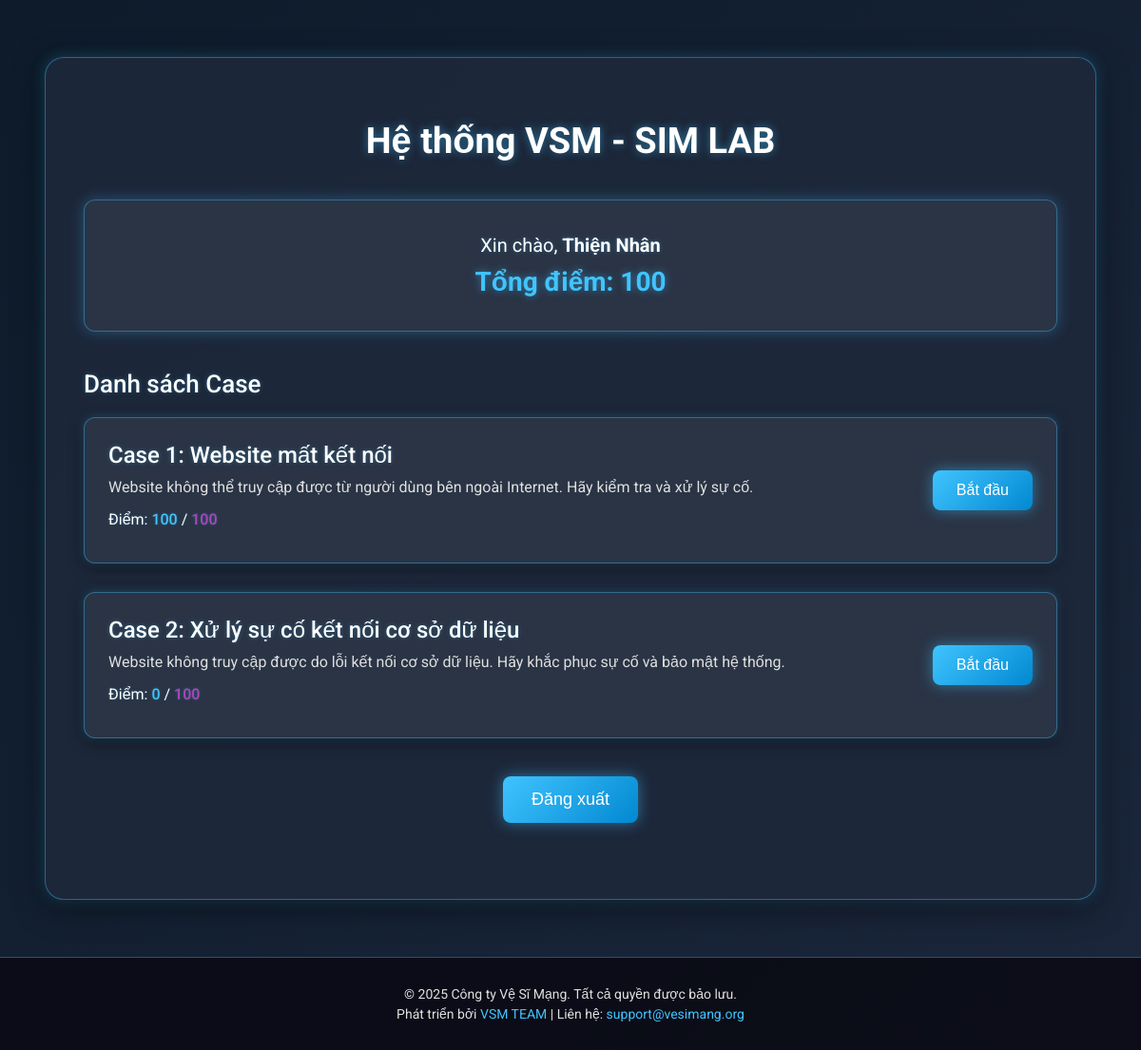
The app's page /dashboard.php (signed in) with its own data.
### tables this page shows
CREATE TABLE `cases` (
  `id` int(11) NOT NULL,
  `case_name` varchar(100) NOT NULL,
  `case_description` text DEFAULT NULL,
  `case_url` varchar(255) NOT NULL,
  `max_score` int(11) NOT NULL
);

### dashboard.php (the view, shortened to what this page needs)
<?php
require_once 'db_connect.php';
$user_id = $_SESSION['user_id'];
$stmt = $pdo->query("SELECT * FROM cases");
$cases = $stmt->fetchAll(PDO::FETCH_ASSOC);
$user_scores = [];
$stmt = $pdo->prepare("SELECT case_id, score FROM user_case_scores WHERE user_id = ?");
$stmt->execute([$user_id]);
while ($row = $stmt->fetch(PDO::FETCH_ASSOC)) {
    $user_scores[$row['case_id']] = $row['score'];
}
?>
<!DOCTYPE html>
<html lang="vi">
<head>
    <link rel="stylesheet" href="/css/dashboard.css">
</head>
<body>
    <div class="dashboard-container">
        <h1>Hệ thống VSM - SIM LAB</h1>
        <div class="user-info">
            <p>Xin chào, <strong><?php echo htmlspecialchars($_SESSION['full_name']); ?></strong></p>
            <p class="score">Tổng điểm: <span id="scoreDisplay"><?php echo $_SESSION['score']; ?></span></p>
        </div>
        <h2>Danh sách Case</h2>
        <div class="case-list">
            <?php foreach ($cases as $case): ?>
                <div class="case-item">
                    <div>
                        <h3><?php echo htmlspecialchars($case['case_name']); ?></h3>
                        <p><?php echo htmlspecialchars($case['case_description']); ?></p>
                        <p class="case-score">
                            Điểm:
                            <span class="achieved-score"><?php echo isset($user_scores[$case['id']]) ? $user_scores[$case['id']] : 0; ?></span>
                            /
                            <span class="max-score"><?php echo $case['max_score']; ?></span>
                        </p>
                    </div>
                    <button onclick="window.location.href='<?php echo $case['case_url']; ?>'">Bắt đầu</button>
                </div>
            <?php endforeach; ?>
        </div>
        <button class="logout-btn" onclick="window.location.href='logout.php'">Đăng xuất</button>
    </div>
    <footer class="footer">
        <p>&copy; 2025 Công ty Vệ Sĩ Mạng. Tất cả quyền được bảo lưu.</p>
        <p>Phát triển bởi <a href="https://vesimang.org" target="_blank">VSM TEAM</a> | Liên hệ: <a href="mailto:support@vesimang.org">support@vesimang.org</a></p>
    </footer>
</body>
</html>

### css/dashboard.css (style rules this page uses)
body { margin: 0; padding: 0; min-height: 100vh; background: linear-gradient(135deg, #0d1b2a, #1b263b); font-family: 'Roboto', sans-serif; display: flex; flex-direction: column; position: relative; overflow-x: hidden; }
.dashboard-container { max-width: 1024px; width: 90%; margin: 60px auto; padding: 40px; background: rgba(30, 41, 59, 0.9); border-radius: 20px; box-shadow: 0 8px 32px rgba(0, 0, 0, 0.5), 0 0 15px rgba(64, 196, 255, 0.3); border: 1px solid rgba(64, 196, 255, 0.4); position: relative; z-index: 1; }
.dashboard-container h1 { text-align: center; color: #ffffff; font-size: 38px; font-weight: 700; margin-bottom: 40px; text-shadow: 0 0 10px rgba(64, 196, 255, 0.5); }
.user-info { margin-bottom: 40px; padding: 25px; background: rgba(45, 55, 72, 0.9); border-radius: 12px; text-align: center; border: 1px solid rgba(64, 196, 255, 0.4); box-shadow: 0 0 15px rgba(64, 196, 255, 0.3); }
.user-info p { margin: 10px 0; font-size: 20px; color: #ffffff; font-weight: 400; text-shadow: 0 0 5px rgba(64, 196, 255, 0.3); }
.user-info .score { font-size: 28px; font-weight: 700; color: #40c4ff; text-shadow: 0 0 8px rgba(64, 196, 255, 0.5); }
h2 { color: #ffffff; font-size: 26px; font-weight: 500; margin-bottom: 20px; text-shadow: 0 0 5px rgba(64, 196, 255, 0.3); }
.case-list { display: flex; flex-direction: column; gap: 30px; }
.case-item { padding: 25px; background: rgba(45, 55, 72, 0.9); border-radius: 12px; display: flex; justify-content: space-between; align-items: center; border: 1px solid rgba(64, 196, 255, 0.4); box-shadow: 0 4px 15px rgba(0, 0, 0, 0.5), 0 0 10px rgba(64, 196, 255, 0.3); transition: transform 0.3s ease, box-shadow 0.3s ease; gap: 30px; }
.case-item div { flex: 1; }
.case-item h3 { margin: 0; font-size: 24px; color: #ffffff; font-weight: 500; text-shadow: 0 0 5px rgba(64, 196, 255, 0.3); }
.case-item p { margin: 8px 0; color: #e0e0e0; font-size: 16px; font-weight: 400; line-height: 1.5; }
.case-item .case-score { margin-top: 10px; font-size: 16px; color: #ffffff; text-shadow: 0 0 3px rgba(64, 196, 255, 0.3); }
.case-item .achieved-score { color: #40c4ff; font-weight: 500; }
.case-item .max-score { color: #ab47bc; font-weight: 500; }
.case-item button { padding: 12px 25px; background: linear-gradient(135deg, #40c4ff, #0288d1); color: #ffffff; border: none; border-radius: 8px; cursor: pointer; font-size: 16px; font-weight: 500; transition: transform 0.2s ease, box-shadow 0.3s ease; box-shadow: 0 0 15px rgba(64, 196, 255, 0.5); flex-shrink: 0; }
.logout-btn { display: block; margin: 40px auto; padding: 14px 30px; background: linear-gradient(135deg, #40c4ff, #0288d1); color: #ffffff; border: none; border-radius: 8px; cursor: pointer; font-size: 18px; font-weight: 500; transition: transform 0.2s ease, box-shadow 0.3s ease; box-shadow: 0 0 15px rgba(64, 196, 255, 0.5); }
.footer { margin-top: auto; padding: 25px 0; background: rgba(10, 10, 20, 0.9); color: #e0e0e0; text-align: center; border-top: 1px solid rgba(64, 196, 255, 0.4); position: relative; z-index: 1; }
.footer p { margin: 5px 0; font-size: 14px; }
.footer a { color: #40c4ff; text-decoration: none; transition: color 0.3s ease, text-shadow 0.3s ease; }

### records on screen
cases: case_name "Case 1: Website mất kết nối", case_description "Website không thể truy cập được từ người dùng bên ngoài Internet. Hãy kiểm tra và xử lý sự cố.", id "100", max_score "100"
cases: case_name "Case 2: Xử lý sự cố kết nối cơ sở dữ liệu", case_description "Website không truy cập được do lỗi kết nối cơ sở dữ liệu. Hãy khắc phục sự cố và bảo mật hệ thống.", id "0", max_score "100"

### other values on screen
$_SESSION['full_name'] "Thiện Nhân"
$_SESSION['score'] "100"
